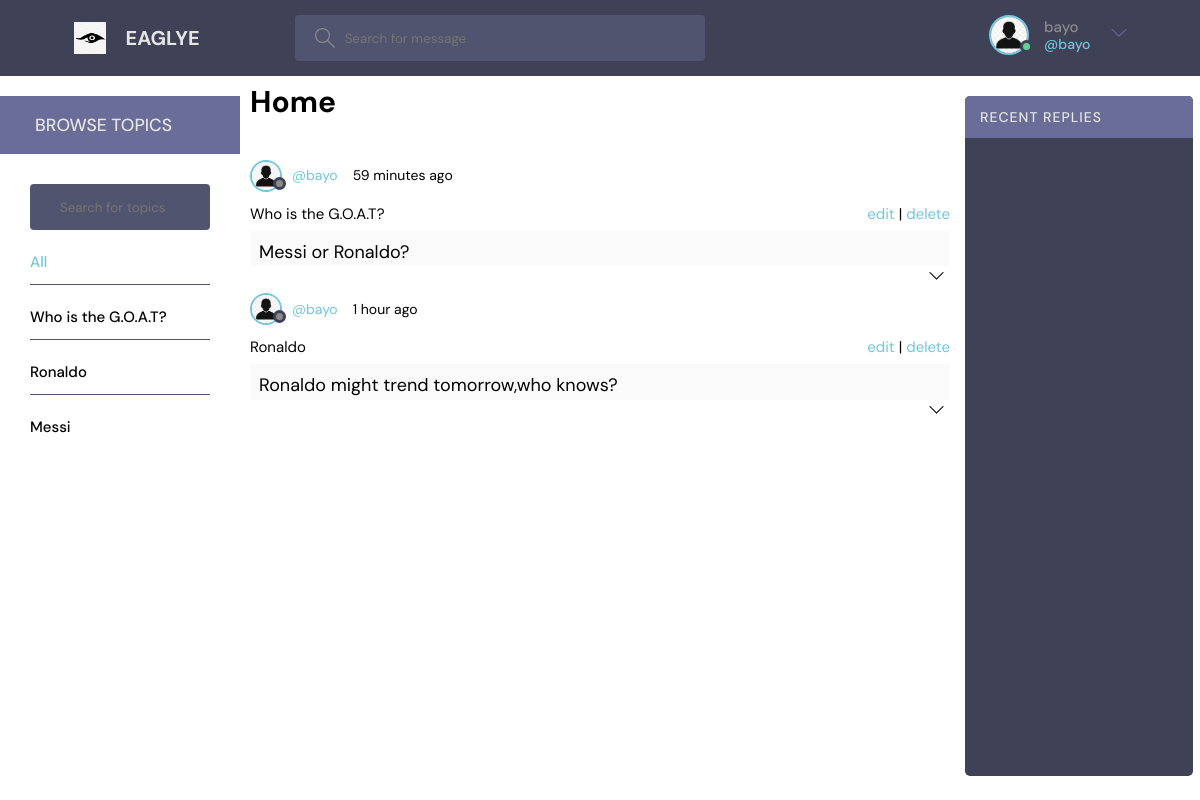
Screenshot of /?q=Ronaldo (signed in) with the database file from the repository.
### trends/models.py (models this page shows, shortened)
class User(AbstractUser):
    username = models.CharField(max_length=200, null=True)
    email = models.EmailField(unique=True, null=True)
    bio = models.TextField(null=True)
    avatar = models.ImageField(null=True, default="avartar.jpg")
    USERNAME_FIELD = 'email'
    REQUIRED_FIELDS = ['username', ]

class Message(models.Model):
    recipient = models.ForeignKey(User, on_delete=models.SET_NULL, null=True)
    name = models.CharField(max_length=200)
    body = models.TextField(null=True, blank=True)
    attachment = models.ImageField(null=True, blank=True)
    updated = models.DateTimeField(auto_now=True)
    created = models.DateTimeField(auto_now_add=True)
    class Meta:
        ordering = ['-updated', '-created']

### trends/views.py (the view)
# urls.py: path('', views.home, name="home"),
def home(request):
    form = MessageForm()
    if request.GET.get('q') != None and request.GET.get('q') != '':
        q = request.GET.get('q')
        search = Message.objects.filter(
            Q(recipient__username__icontains=q) |
            Q(name__icontains=q) |
            Q(body__icontains=q)
        )
    else:
        search = ''
    message = Message.objects.all()
    user = User.objects.all()
    q = ''
    if q != '':
        comment = Comment.objects.filter(Q(message__name__icontains=q))[0:3]
    else:
        comment = Comment.objects.all()
    context = {'search': search, 'messages': message,
               'users': user, 'comments': comment, 'form': form}
    return render(request, 'trends/home.html', context)

### trends/forms.py
class MessageForm(ModelForm):
    class Meta:
        model = Message
        fields = '__all__'
        exclude = ['recipient']
        widgets = {
            'name': forms.TextInput(attrs={'placeholder': 'Topic of the message. . .'}),
            'body': forms.Textarea(
                attrs={"placeholder": "Share what's happening around you . . ."}),
        }

### trends/templates/trends/home.html
{% extends 'main.html' %} {% block content %}
<div id="left-column">
    {% include 'trends/topics_component.html' %}
</div>
<div id="middle">
    <div class="trends" style=" padding: 20px 0 0px 10px;margin: 0;font-size: 15px;">
        <h1>Home</h1>
    </div>
    {% include 'trends/feed_component.html' %}
</div>
<div id="right-column">
    {% include 'trends/activity_component.html' %}
</div>
{% endblock %}

### templates/navbar.html (shortened to what this page needs)
{% load static %}
<header class="header header--loggedIn">
    <div class="container">
        <a href="{% url 'home' %}" class="header__logo">
             <img src="{% static 'images/logo1.png' %}" />
            <h1>EAGLYE</h1>
        </a>
        <form class="header__search" method="GET" action="{% url 'home' %}" id="headerinp">
            <label>
                <input name="q" placeholder="Search for message" />
            </label>
        </form>
        <nav class="header__menu">
            {% if request.user.is_authenticated %}
            <div class="header__user">
                <a href="{% url 'user-profile' request.user.id %}">
                <div class="avatar avatar--medium active">
                        <img src="static{{request.user.avatar.url}}" />
                    </div>
                    <p>{{request.user.username}} <span>@{{request.user.username}}</span></p>
                </a>
                <button class="dropdown-button">
                    <svg version="1.1" xmlns="http://www.w3.org/2000/svg" width="32" height="32" viewBox="0 0 32 32">
                        <title>chevron-down</title>
                        <path d="M16 21l-13-13h-3l16 16 16-16h-3l-13 13z"></path>
                    </svg>
                </button>
            </div>
            {% else %}
            <a href="{% url 'login' %}">
                <p>Login</p>
            </a>
            {% endif %}
        </nav>
    </div>
</header>

### trends/templates/trends/topics_component.html (shortened to what this page needs)
<div class="topics" >
     <div class="layout__boxHeader" >
        <div class="layout__boxTitle">
          <h3 style="padding-left:20px;">Browse Topics</h3>
        </div>
      </div>
  <div class="topics-page layout__body">
        <form action="" method="GET" class="header__search">
          <label>
            <input name="q" placeholder="Search for topics" />
          </label>
        </form>
    <ul class="topics__list" id="tpic">
        <li>
            <a href="{% url 'home' %}" class="active">All </a>
        </li>
        {% for message in messages %}
        <li>
         <a href="{% url 'home' %}?q={{message.name}}">{{message.name}}</a>
        </li>
        {% endfor %}
    </ul>
     </div>
</div>

### trends/templates/trends/feed_component.html (shortened to what this page needs)
{% load static %}
<div class="feed">
  {% if search != '' %}
  <br>
  {% for result in search %}
    <div>
      <div class="thread__top">
        <div class="thread__author">
          <a href="{% url 'user-profile' result.recipient.id  %}" class="thread__authorInfo">
            <div class="avatar avatar--small">
              <img src="static{{result.recipient.avatar.url}}" />
            </div>
            <span>@{{result.recipient.username}}</span>
          </a>
          <span class="thread__date ">{{result.created|timesince}} ago</span>
        </div>
      </div>
      {% if request.user == result.recipient %}
      <div class="del ">
        <div>
          {{result.name}}
        </div>
        <div class="edt ">
          <a href="{% url 'update-message' result.id %} ">edit </a> | <a href="{% url 'delete-message' result.id %} "> delete</a></div>
        </div>
        {% endif %}
      </div>
      <div class="thread__msg ">
        {{result.body}}
      </div>
      {% if request.user.is_authenticated %}
    <div id="drip " >
      <button class="dropdown-button " onclick="myFunction({{result.id}})" id="cmtdrpbtn2" >
        <svg style=" width: 15px;height: 20px; " version="1.1 " xmlns="http://www.w3.org/2000/svg " width="32 " height="32 " viewBox="0 0 32 32 "> <title>chevron-down</title>
          <path d="M16 21l-13-13h-3l16 16 16-16h-3l-13 13z "></path>
        </svg>
      </button>
    </div>
    {% endif %}
    {% endfor %}
{% endif %}
</div>

### static/styles/style.css (style rules this page uses)
:root { --color-main: #71c6dd; --color-main-light: #e1f6fb; --color-dark: #3f4156; --color-dark-medium: #51546e; --color-dark-light: #696d97; --color-light: #e5e5e5; --color-gray: #8b8b8b; --color-light-gray: black; --color-bg: white; --color-success: #5dd693; --color-error: #fc4b0b; }
* { font-family: "DM Sans", -apple-system, BlinkMacSystemFont, "Segoe UI", Roboto, Oxygen, Ubuntu, Cantarell, "Open Sans", "Helvetica Neue", sans-serif; margin: 0; padding: 0; box-sizing: border-box; text-rendering: optimizeLegibility; }
html { font-size: 56.25%; }
@media only screen and (min-width: 1200px) { html { font-size: 62.5%; } }
body { line-height: 1.6; font-weight: 400; font-size: 1.5rem; color: var(--color-light-gray); background-color: var(--color-bg); min-height: 100vh; }
img { width: 100%; }
a { display: inline-block; color: var(--color-main); text-decoration: none; }
#middle { margin-top:8% ; }
.container { max-width: 120rem; width: 90%; margin: auto; }
.avatar { position: relative; display: inline-block; border-radius: 50%; border: 2px solid var(--color-main); }
.avatar img { display: block; border-radius: 50%; object-fit: cover; object-position: center; }
.avatar::after { content: ""; display: block; position: absolute; background-color: var(--color-gray); z-index: 111; border-radius: 50%; border: 0.3rem solid var(--color-dark); }
.avatar.active::after { background-color: var(--color-success); }
.avatar.avatar--small img { width: 2.8rem; height: 2.8rem; }
.avatar.avatar--small:after { width: 0.7rem; height: 0.7rem; bottom: 0px; right: -6px; }
.avatar.avatar--medium img { width: 3.6rem; height: 3.6rem; border-radius: 50%; }
.avatar.avatar--medium:after { width: 0.7rem; height: 0.7rem; bottom: 0px; right: -6px; }
.header { padding: 1.5rem; background-color: var(--color-dark); position: fixed; width: 100%; z-index: 1; }
.header>.container { display: flex; gap: 9.5rem; }
.header__logo, .header__user { display: flex; gap: 2rem; align-items: center; }
.header__logo>img { height: 3.2rem; width: 3.2rem; }
.header__logo>h1 { font-weight: 700; font-size: 2rem; color: var(--color-light); }
.header__search>label { background-color: var(--color-dark-medium); padding: 1.3rem 1rem; display: flex; align-items: center; gap: 1rem; border-radius: 4px; }
.header__search svg { fill: var(--color-gray); width: 2rem; height: 2rem; margin-left: 1rem; }
.header__search input { width: 35rem; background: transparent; border: none; outline: none; color: var(--color-light); }
.header__menu { margin-left: auto; position: relative; }
.header__menu a { display: flex; gap: 1.5rem; align-items: center; font-weight: 500; text-decoration: none; color: var(--color-gray); }
.header__menu img { height: 3.6rem; }
.header__menu p { line-height: 1.2; }
.header__menu span { color: var(--color-main); font-weight: 500; font-size: 1.4rem; display: block; }
.header__menu svg { width: 1.6rem; height: 1.6rem; fill: var(--color-dark-light); }
.dropdown-button { background: transparent; border: 0; outline: 0; cursor: pointer; }
#cmtdrpbtn2 { position: relative; left: 97%; }
.layout__boxHeader { display: flex; padding: 1.5rem; background-color: var(--color-dark-light); }
.layout__boxTitle { display: flex; gap: 1.5rem; align-items: center; }
.layout__boxTitle h3 { text-transform: uppercase; font-weight: 500; color: var(--color-light); }
.layout__body { margin: 3rem; }
.del { display: grid; align-content: space-between; grid-template-columns: auto auto; gap: 90px; }
.edt { text-align: right; }
.topics { position: fixed; top:12%; width: 20%; }
#tpic { height: 500px; overflow: auto; }
.topics__list { list-style: none; }
.topics__list li a { display: flex; justify-content: space-between; margin-bottom: 3rem; font-weight: 500; color: var(--color-light-gray); transition: all 0.3s ease-in-out; }
.topics__list li a.active, .topics__list li a:hover { color: var(--color-main); }
.topics-page .topics__list li:not(:last-child) a { margin: 2rem 0; padding-bottom: 1rem; text-decoration: none; border-bottom: 1px solid var(--color-dark-medium); }
.topics-page .header__search { display: block; }
.thread__top { display: flex; align-items: center; justify-content: space-between; }
.thread__author { display: flex; align-items: center; gap: 1.5rem; padding-bottom: 10px; font-size: 1.4rem; }
.thread__authorInfo { display: flex; align-items: center; gap: 1rem; }
.thread__msg { padding: 7px 0 0 9px; font-size: 1.8rem; margin-top: 0.5rem; background-color: #fafafa; }
.feed { padding: 10px; }

### rows the page displays
User: user.avatar (picture), user.username "bayo"
Message: name "Who is the G.O.A.T?", recipient.avatar (picture), recipient.username "bayo", created "59 minutes", body "Messi or Ronaldo?"
Message: name "Ronaldo", recipient.avatar (picture), recipient.username "bayo", created "1 hour", body "Ronaldo might trend tomorrow,who knows?"
Message: name "Messi"
